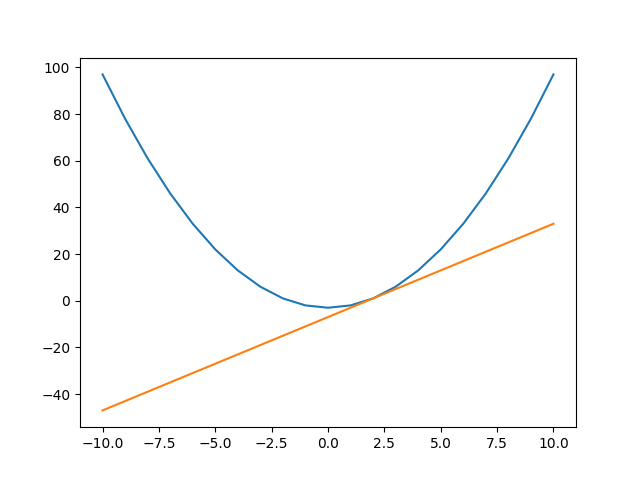

This figure's Python source:
import matplotlib.pyplot as plt

def function(x):
    return x**2-3
def function2(x):
    return 4*x-7

xPoints = []
yPoints = []
for x in range(-10, 11):
    xPoints.append(x)
    yPoints.append(function(x))

xPoints2 = []
yPoints2 = []
for x in range(-10, 11):
    xPoints2.append(x)
    yPoints2.append(function2(x))

plt.plot(xPoints, yPoints)
plt.plot(xPoints2, yPoints2)
plt.savefig("mathematicalFunctions.png")

print("Check the image file to see the graph")

# function2 is the derivative of function durr